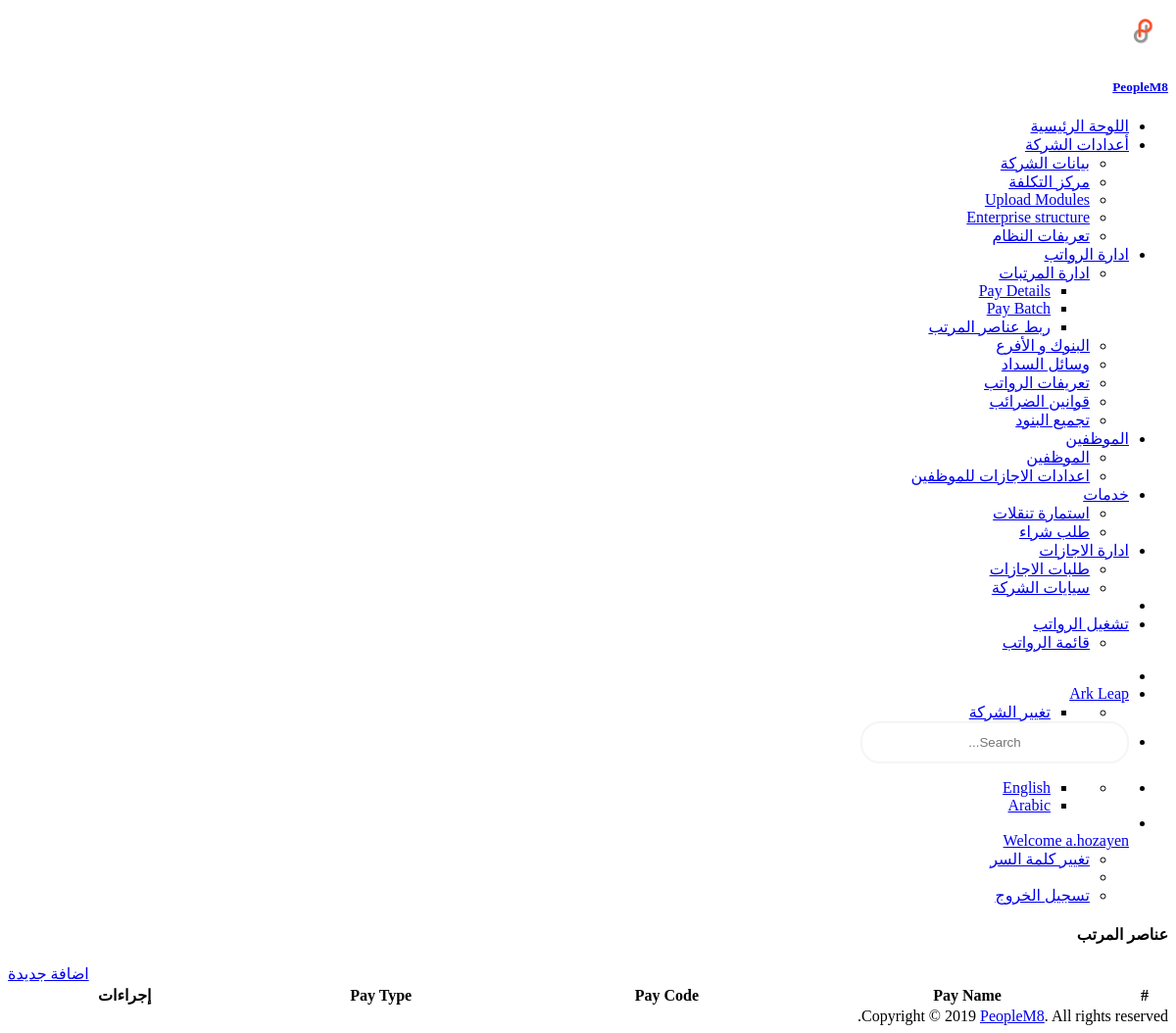
Page /element/element/list/ (signed in) on the earlier database version.
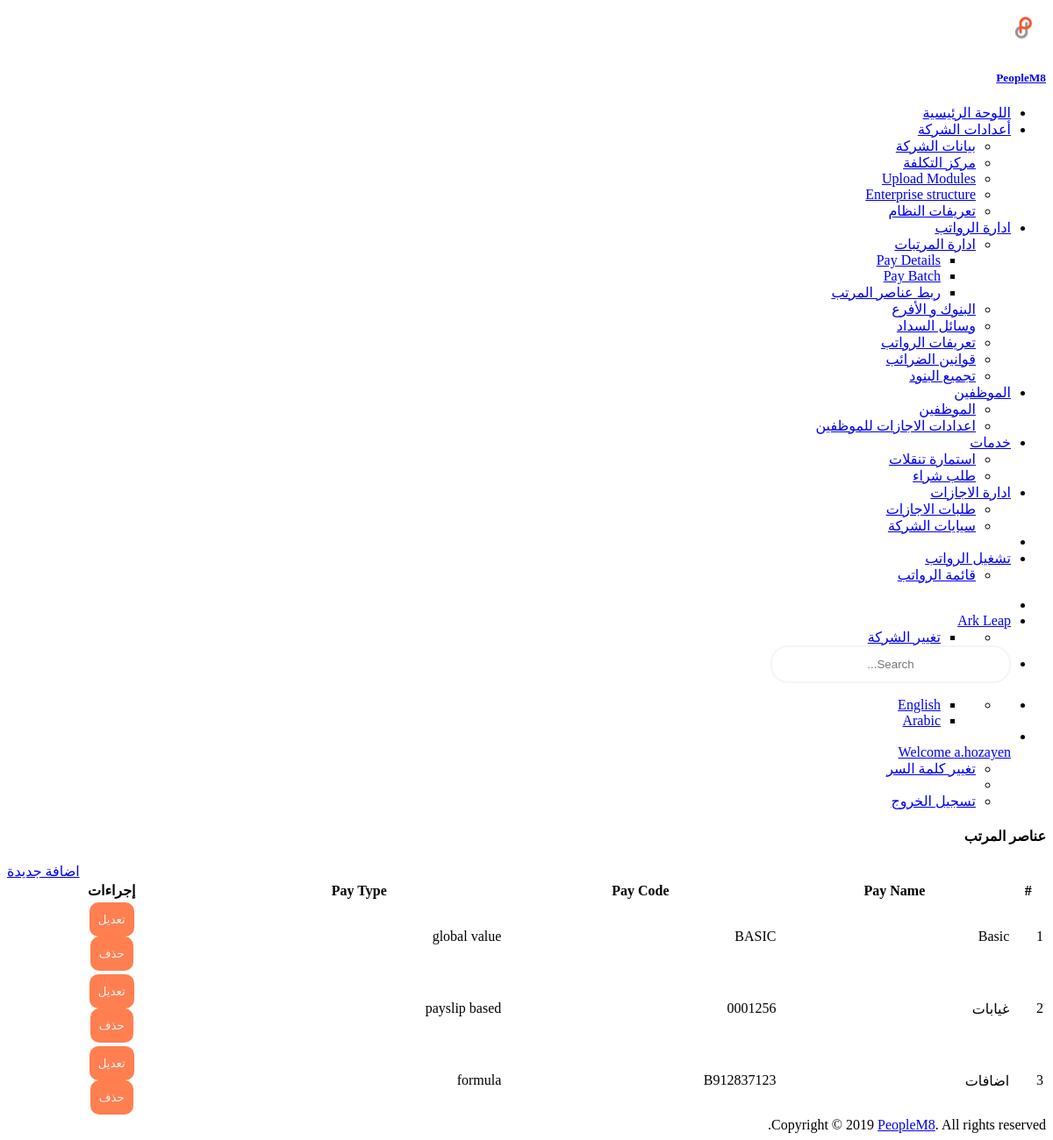
Same page on the later database version.
### element_definition/models.py (models this page shows, shortened)
class Element(models.Model):
    amount_type_choices = [('fixed amount', 'Amount'), ('percentage', 'Percentage'), ('days', 'Days'),
                           ('hrs', 'Hrs'), ('months', 'Months')]
    element_type_choices = [('payslip based', 'Payslip based'), ('global value', 'Global value'),
                            ('formula', 'Formula')]
    scheduled_pay_choices = [('yearly', 'Yearly'),
                             ('monthly', 'Monthly'), ('weekly', 'Weekly')]
    enterprise = models.ForeignKey(Enterprise, on_delete=models.CASCADE, related_name='enterprise_salary_elements',
                                   verbose_name=_('Enterprise Name'))
    classification = models.ForeignKey(LookupDet, on_delete=models.CASCADE,
                                       related_name='element_lookup_classification', verbose_name=_('classification'),
                                       blank=True, null=True)
    element_name = models.CharField(max_length=100, verbose_name=_('Pay Name'))
    db_name = models.CharField(
        max_length=4, null=True, blank=True, verbose_name=_('db Name'))
    code = models.CharField(max_length=50, null=True,
                            blank=True, verbose_name=_('code'))
    element_type = models.CharField(
        max_length=100, choices=element_type_choices)
    amount_type = models.CharField(max_length=100, choices=amount_type_choices, null=True, blank=True)
    fixed_amount = models.DecimalField(max_digits=10, decimal_places=2, verbose_name=_('Amount'), null=True,
                                       blank=True, )
    element_formula = models.TextField(
        max_length=255, null=True, blank=True, verbose_name=_('Formula'))
    based_on = models.ForeignKey(
        'self', on_delete=models.CASCADE, null=True, blank=True, )
    appears_on_payslip = models.BooleanField(
        verbose_name=_('Appears on payslip'), default=True)
    sequence = models.IntegerField(null=True, blank=True, )
    tax_flag = models.BooleanField(verbose_name=_('Tax Flag'), default=False)
    scheduled_pay = models.CharField(
        max_length=100, choices=scheduled_pay_choices)
    start_date = models.DateField(
        auto_now=False, auto_now_add=False, default=date.today, verbose_name=_('Start Date'))
    end_date = models.DateField(
        auto_now=False, auto_now_add=False, null=True, blank=True, verbose_name=_('End Date'))
    created_by = models.ForeignKey(settings.AUTH_USER_MODEL, blank=False, on_delete=models.CASCADE,
                                   related_name="element_is_created_by")
    creation_date = models.DateField(auto_now=False, auto_now_add=True)
    last_update_by = models.ForeignKey(settings.AUTH_USER_MODEL, on_delete=models.CASCADE,
                                       related_name="element_is_last_update_by", null=True, blank=True)
    last_update_date = models.DateField(auto_now=True, auto_now_add=False)

### element_definition/views.py (the view)
# urls.py: path('list/', views.list_elements_view, name='list-element'),
def list_elements_view(request):
    if request.method == 'GET':
        element_master = Element.objects.filter(enterprise=request.user.company).filter(
            (Q(end_date__gt=date.today()) | Q(end_date__isnull=True)))
        company_basic_db_name = str(request.user.company.id) + '00001'
    myContext = {
        'page_title': _('Pays'),
        'element_master': element_master,
    }
    return render(request, 'backup_list-elements.html', myContext)

### company/models.py (called while the page is built)
    def __str__(self):
        return self.name

### element_definition/templates/backup_list-elements.html (shortened to what this page needs)
{% extends 'master.html'%}
{% load staticfiles%}
{% load crispy_forms_tags %}
{% load l10n %}
{% load i18n %}
{% block body%}
<div class="container-fluid">
  <div class="row" style="margin-left:0px;">
    <div class="col-md-8">
      <h4 class="c-grey-900">{{page_title|title}}</h4>
    </div>
    <div class="col-md-4">
      <div class="gap-10 peers {% if LANGUAGE_BIDI %} push-left {% else %} push-right {% endif %}">
        <div class="peer">
          <a href="{% url 'element_definition:element-create' %}" class="btn cur-p btn-primary">{% trans "Add" %}</a>
        </div>
      </div>
    </div>
  </div>
  <div class="row" style="margin-left:0px;">
    <div class="col-md-12">
      <div class="bgc-white bd bdrs-3 p-20 mB-20">
        <table class="table table-striped table-bordered" id="dataTable" width="100%">
          <thead>
            <tr>
              <th>#</th>
              <th>{% trans "Pay Name" %}</th>
              <th>{% trans "Pay Code" %}</th>
              <th>{% trans "Pay Type" %}</th>
              <th width="20%">{% trans "Actions" %}</th>
            </tr>
          </thead>
          <tbody>
            {% for x in element_master %}
            <tr>
              <td scope="row">{{ forloop.counter }}</td>
              <td>{{ x.element_name }}</td>
              <td>{{ x.code }}</td>
              <td>{{ x.element_type }}</td>
              <td class="Actions">
                <div class="gap-10 peers">
                  <div class="peer">
                    <a href="{% url 'element_definition:update-element' pk=x.id %}">
                      <button type="button" class="btn cur-p btn-outline-primary">{% trans "Update" %}</button>
                    </a>
                  </div>
                  <div class="peer">
                    <a href="#">
                      <button type="button" class="btn cur-p btn-outline-danger" data-toggle="modal" data-target="#delete-modal{{x.pk}}">{% trans "Delete" %}</button>
                    </a>
                  </div>
                </div>
              </td>
            </tr>
            {% endfor %}
          </tbody>
        </table>
      </div>
    </div>
  </div>
</div>
{% endblock body%}

Differences in the rows shown:
added Element: element_name "Basic", code "BASIC", element_type "global value"
added Element: element_name "غيابات", code "0001256", element_type "payslip based"
added Element: element_name "اضافات", code "B912837123", element_type "formula"
